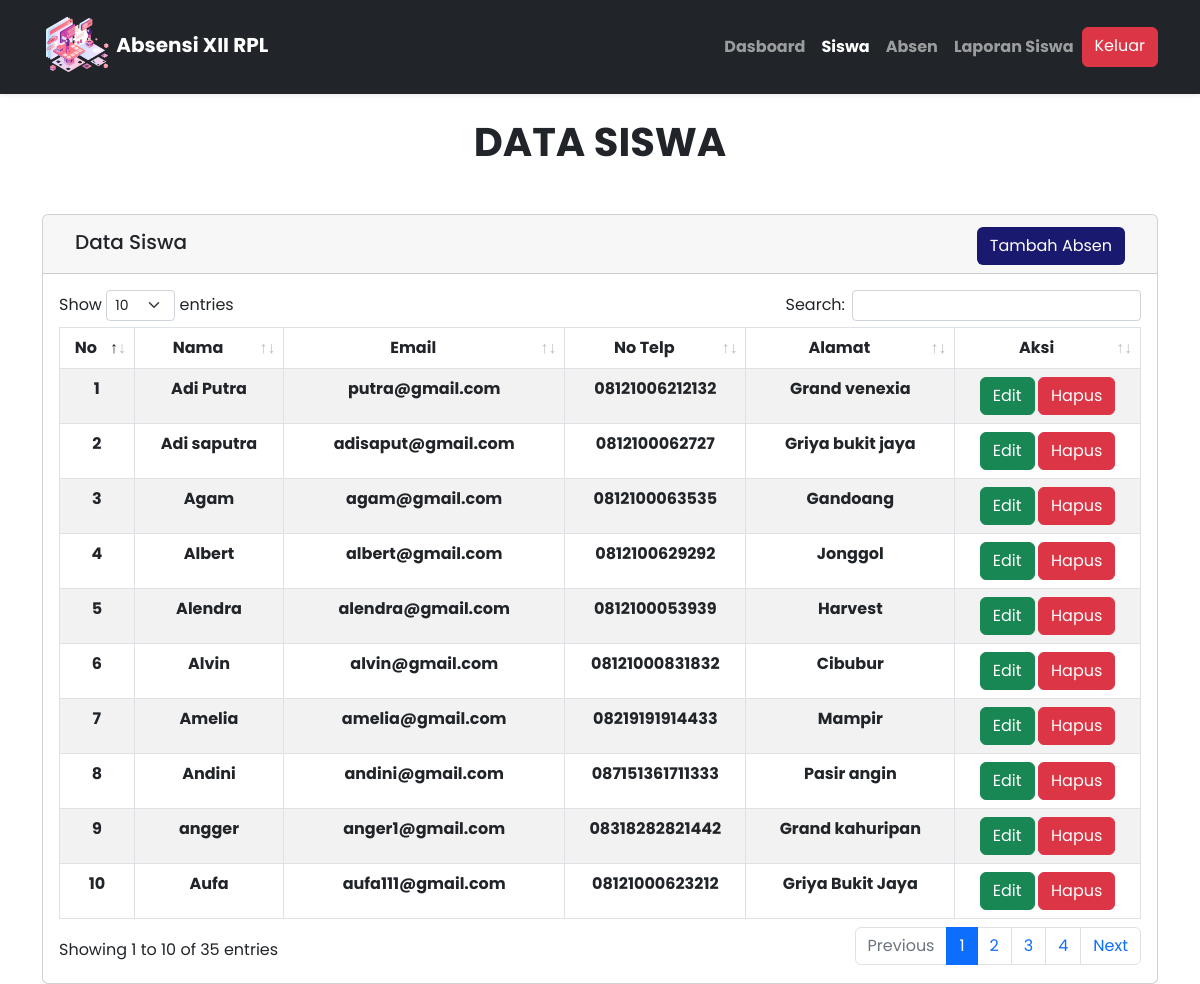
The app's page /siswa.php with its own data.
### tables this page shows
CREATE TABLE `tbl_siswa` (
  `id_siswa` int(11) NOT NULL,
  `nama` varchar(100) NOT NULL,
  `email` varchar(100) NOT NULL,
  `alamat` varchar(100) NOT NULL,
  `no_telp` varchar(50) NOT NULL
);

### siswa.php (the view, shortened to what this page needs)
<?php
$active = 'siswa';
include 'navbar.php';
$query = mysqli_query($conn, "SELECT * FROM tbl_siswa");
?>
<h1 class="text-center mt-4 fw-bold">
    DATA SISWA
</h1>
<div class="container">
    <div class="card mt-5">
        <div class="card-header">
            <div class="d-flex justify-content-between align-items-center px-3 pt-1">
                <h5>Data Siswa</h5>
                <button type="button" class="btn text-white" style="background-color: 	#191970;" data-bs-toggle="modal" data-bs-target="#staticBackdrop">Tambah Absen</button>
            </div>
        </div>
        <div class="card-body">
            <table id="table" class="table table-striped table-bordered  d-md-block d-lg-table overflow-auto">
                <thead>
                    <tr class="text-center">
                        <th>No</th>
                        <th>Nama</th>
                        <th>Email</th>
                        <th>No Telp</th>
                        <th>Alamat</th>
                        <th>Aksi</th>
                    </tr>
                </thead>
                <tbody>
                    <?php
                    $no = 1;
                    foreach ($query as $result) {
                    ?>
                        <tr class="text-center fw-bold">
                            <td><?= $no++; ?></td>
                            <td><?= $result['nama'];    ?></td>
                            <td><?= $result['email'] ?></td>
                            <td><?= $result['no_telp'] ?></td>
                            <td><?= $result['alamat'] ?></td>
                            <td class="text-center">
                                <a href="" data-bs-toggle="modal" data-bs-target="#staticBackdrop<?= $no ?>" type="button" class="btn btn-success"><i class="bi bi-pencil-square"></i></i> Edit</a>
                                <a href="proses.php?delete=<?php echo $result['id_siswa']; ?>" type="button" class="btn btn-danger" style="" onclick="return confirm('Apakah anda yakin ingin menghapus???')"><i class="fa fa-trash" aria-hidden="true"></i> Hapus</a>
                            </td>
                        </tr>
                    <?php } ?>
                </tbody>
            </table>
        </div>
    </div>
</div>

### navbar.php (shortened to what this page needs)
<!DOCTYPE html>
<html lang="en">
<head>
    <link href="css/bootstrap.min.css" rel="stylesheet">
    <link rel="stylesheet" href="style.css">
    <link rel="stylesheet" href="assets/bootstrap/css/bootstrap.min.css">
    <link rel="stylesheet" href="assets/datatables/datatables.min.css">
</head>
<body>
    <nav class="navbar navbar-expand-lg bg-dark navbar-dark shadow-sm fw-bold">
        <div class="container">
            <a class="navbar-brand" href="#"><img src="img/login_absensi.png" width="70"> Absensi XII RPL</a>
            <div class="collapse navbar-collapse" id="navbarNav">
                <ul class="navbar-nav ms-auto">
                    <li class="nav-item">
                        <a class="nav-link <?= $active == 'dashboard' ? 'active' : '' ?> fs-6" aria-current="page" href="dasboard.php">Dasboard</a>
                    </li>
                    <li class="nav-item">
                        <a class="nav-link <?= $active == 'siswa' ? 'active' : '' ?>" href="siswa.php">Siswa</a>
                    </li>
                    <li class="nav-item">
                        <a class="nav-link <?= $active == 'absensi' ? 'active' : '' ?>" href="absen.php">Absen</a>
                    </li>
                    <li class="nav-item">
                        <a class="nav-link <?= $active == 'laporan' ? 'active' : '' ?>" href="laporan.php">Laporan Siswa</a>
                    </li>
                    <a href="layout/proses_logout.php" class="btn btn-danger">Keluar</a>
                </ul>
            </div>
        </div>
    </nav>

### assets/styles/style.css (style rules this page uses)
html { height: 100%; }
body { min-height: 100vh; font-family: "Poppins-Regular"; }

### navbar.php (style rules this page uses)
* { font-family: 'Poppins', sans-serif; }

### records on screen
tbl_siswa: nama "Adi Putra", email "putra@gmail.com", no_telp "08121006212132", alamat "Grand venexia"
tbl_siswa: nama "Adi saputra", email "adisaput@gmail.com", no_telp "0812100062727", alamat "Griya bukit jaya"
tbl_siswa: nama "Agam", email "agam@gmail.com", no_telp "0812100063535", alamat "Gandoang"
tbl_siswa: nama "Albert", email "albert@gmail.com", no_telp "0812100629292", alamat "Jonggol"
tbl_siswa: nama "Alendra", email "alendra@gmail.com", no_telp "0812100053939", alamat "Harvest"
tbl_siswa: nama "Alvin", email "alvin@gmail.com", no_telp "08121000831832", alamat "Cibubur"
tbl_siswa: nama "Amelia", email "amelia@gmail.com", no_telp "08219191914433", alamat "Mampir"
tbl_siswa: nama "Andini", email "andini@gmail.com", no_telp "087151361711333", alamat "Pasir angin"
tbl_siswa: nama "angger", email "anger1@gmail.com", no_telp "08318282821442", alamat "Grand kahuripan"
tbl_siswa: nama "Aufa", email "aufa111@gmail.com", no_telp "08121000623212", alamat "Griya Bukit Jaya"
